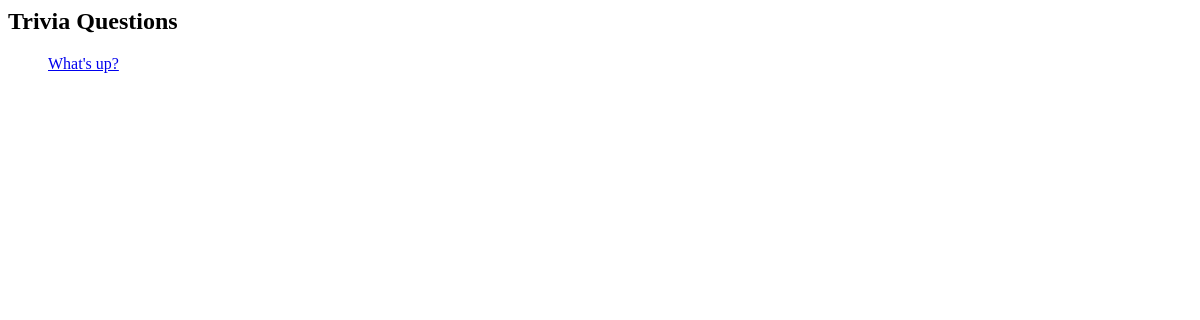
The page /polls/ on the database as committed earlier.
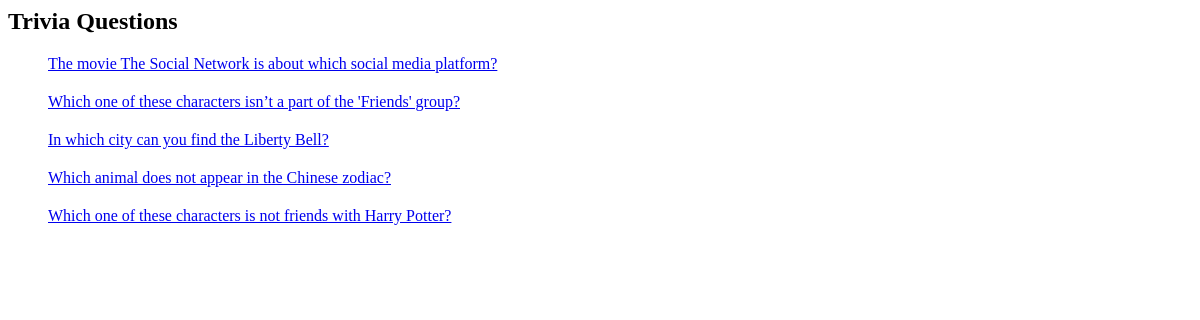
The same page on the database as committed later.
### polls/models.py (models this page shows, shortened)
class Question(models.Model):
    question_text = models.CharField(max_length=200)
    pub_date = models.DateTimeField('date published')

### polls/views.py (the view)
# urls.py: path('', views.index, name='index'),
def index(request):
    latest_question_list = Question.objects.order_by('-pub_date')[:5]
    context = {'latest_question_list': latest_question_list}
    return render(request, 'polls/index.html', context)

### polls/templates/polls/index.html
<h2>Trivia Questions</h2>
{% if latest_question_list %}
    <ul style="list-style: none;">
    {% for question in latest_question_list %}
    <li style="margin: 20px 0;"><a href="{% url 'polls:detail' question.id %}">{{ question.question_text }}</a></li>
    {% endfor %}
    </ul>
{% else %}
    <p>No polls are available.</p>
{% endif %}

Rows that differ between the two databases and show on the page:
removed Question: question_text "What's up?"
added Question: question_text "The movie The Social Network is about which social media platform?"
added Question: question_text "Which one of these characters isn’t a part of the 'Friends' group?"
added Question: question_text "In which city can you find the Liberty Bell?"
added Question: question_text "Which animal does not appear in the Chinese zodiac?"
added Question: question_text "Which one of these characters is not friends with Harry Potter?"
